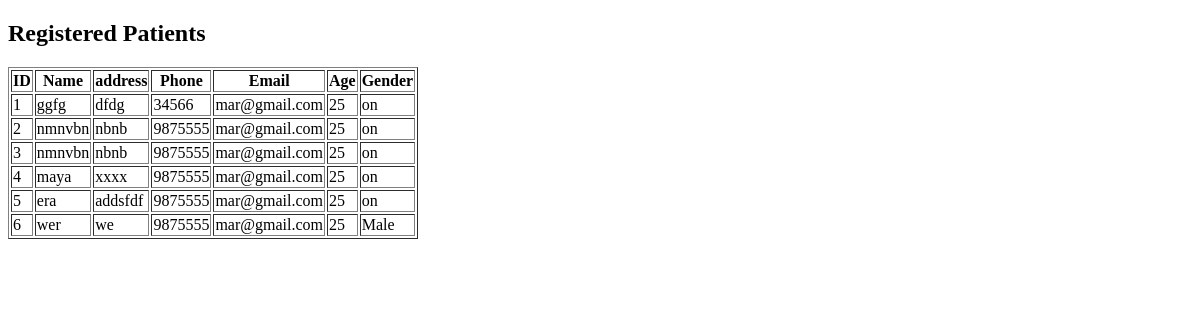
The app's page /patient_list/, older data.
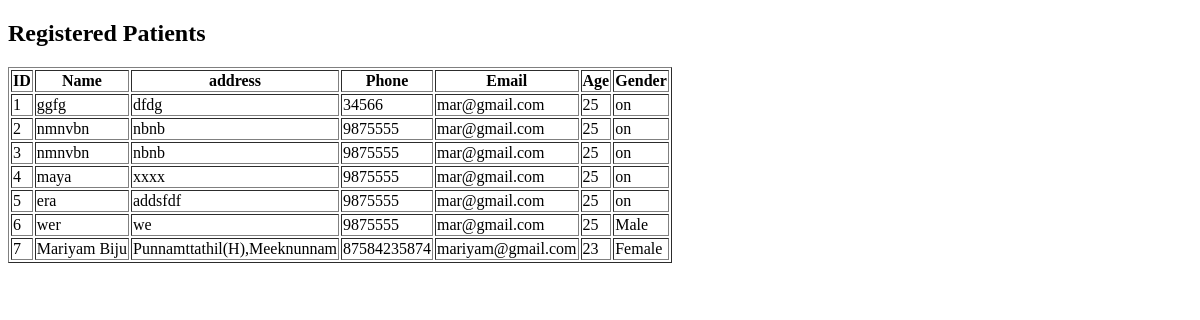
The same page, newer data.
### guest/models.py (models this page shows)
class tbl_patient(models.Model):
    GENDER_CHOICES =[
        ('M','Male'),
        ('F','Female'),
        ('O','Other'),
    ]
    first_name=models.CharField(max_length=20)
    address=models.TextField(blank=True)
    phone=models.CharField(max_length=20)
    email = models.EmailField(max_length=254)  # 254 is the default
    age=models.CharField(max_length=3)
    gender=models.CharField(max_length=1,choices=GENDER_CHOICES)
    pass_word=models.CharField(max_length=128) # 128 is standard for hashed passwords

### guest/views.py (the view)
# urls.py: path('patient_list/',views.patient_list,name='patient_list'),
def patient_list(request):
    patients=tbl_patient.objects.all()
    return render(request,'guest/patient_list.html',{'patients':patients})

### guest/Templates/guest/patient_list.html (shortened to what this page needs)
<!DOCTYPE html>
<html lang="en">
<head>
</head>
<body>
    <h2>Registered Patients</h2>
   <form action="" method="post">
    <table border="1">
        <tr>
            <th>ID</th>
            <th>Name</th>
            <th>address</th>
            <th>Phone</th>
            <th>Email</th>
            <th>Age</th>
            <th>Gender</th>
        </tr>
        {% for patient in patients%}
        <tr>
            <td>{{ forloop.counter}}</td>
            <td>{{patient.first_name}}</td>
            <td>{{patient.address}}</td>
            <td>{{patient.phone}}</td>
            <td>{{patient.email}}</td>
            <td>{{patient.age}}</td>
            <td>{{patient.get_gender_display}}</td>
        </tr>
        {% endfor%}
    </table>
   </form>
</body>
</html>

Row changes from the older to the newer data that the page shows:
added tbl_patient: first_name "Mariyam Biju", address "Punnamttathil(H),Meeknunnam", phone "87584235874", email "mariyam@gmail.com", age "23", gender "Female"
